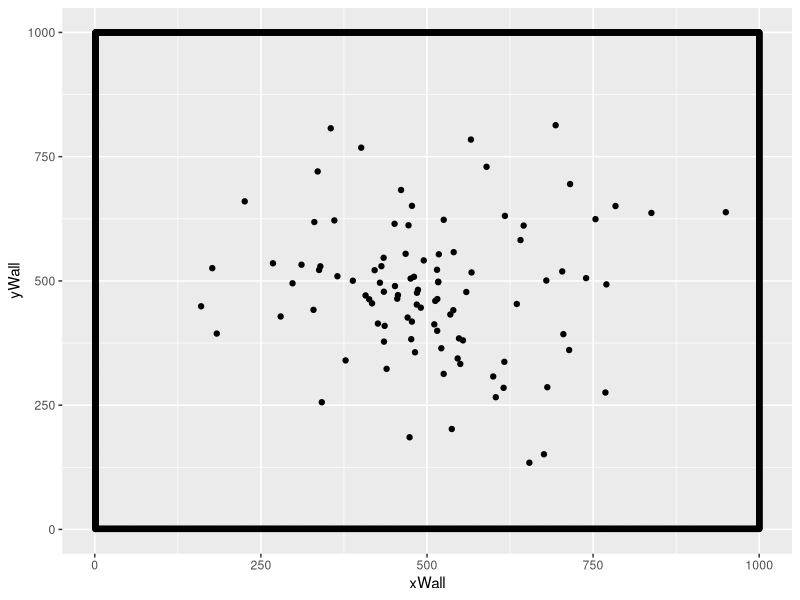
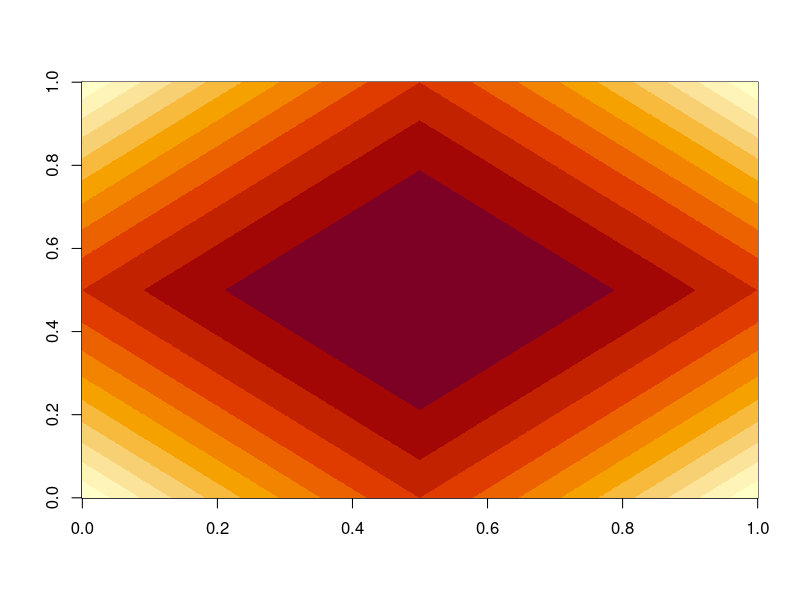
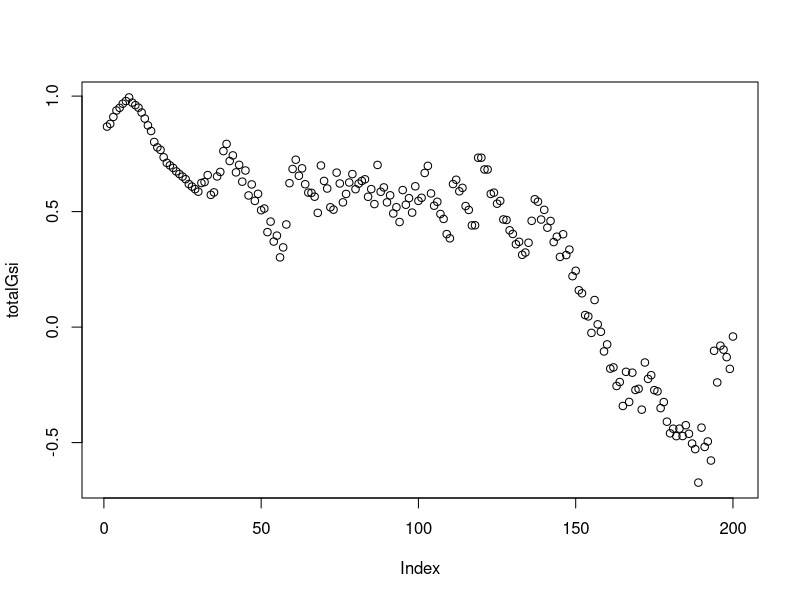
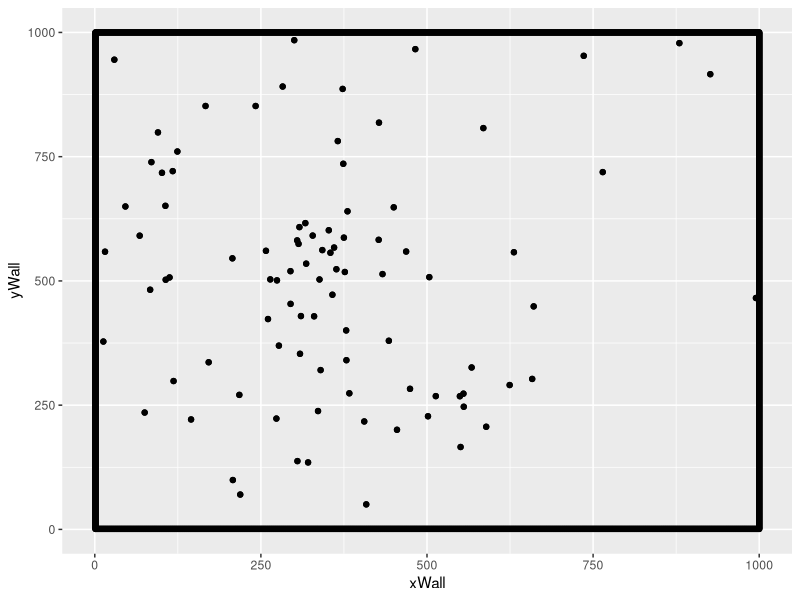

Write the R code that produced these figures, in order.

# The following is a 2D variant of the Reynolds Boid model.
# LIBRARIES:
library(ggplot2)

# ARENA PARAMETERS:
# Set if equal height and width
size <- 1000.0

centerCor <- rep(size/2,2)

xVal <- size
yVal <- size

nIndividuals <- 100 
swarmCohesion <- 0.5
swarmAvoidance <- 0.5
baseMovementRate <- 4
densitySensitivity <- 75
spatialDistribution <- 100
thetaDistribution <- 50
step.iterations <- 200

# Create the arena using the arena.data frame.
create.arena <- function(xLength, yLength) {
  xLimit <- xLength 
  yLimit <- yLength
  
  arena.Data <<- data.frame(
    yWall = rep(1,yLimit),
    xWall = c(1:xLimit),
    xNorthWall = c(1:xLimit),
    yNorthWall = rep(yLimit,yLimit)
  )

  # Creating Arena Borders
  arena <- ggplot(data = arena.Data, aes(x=xWall,y=yWall))
  arena <- arena + geom_point() +  ylim(1,yLimit) + xlim(1,xLimit) + geom_point(aes(xNorthWall,yNorthWall)) + geom_point(aes(rep(1,xLimit),c(1:yLimit))) + geom_point(aes(rep(xLimit,xLimit),c(1:yLimit)))

  return(arena)
}
arenaSim <- create.arena(xVal, yVal)

# Initialize the swarm population using mean values.
initialize.swarm <- function(cohesion, avoidance, spatial.distribution.factor, theta.distribution.factor ,coordinateLocation) {
    arena.Data$index <<- c(1:nIndividuals)
    arena.Data$swarm.cohesion <<- rep(swarmCohesion,nIndividuals)
    arena.Data$swarm.avoidance <<- rep(swarmAvoidance,nIndividuals)
    arena.Data$xPosition <<- rep(NA, xVal)
    arena.Data$yPosition <<- rep(NA, yVal)
    arena.Data$theta <<- rep(NA, xVal)
  
  for(var in 1:nIndividuals) {
    arena.Data$xPosition[var] <<- rnorm(1, mean=coordinateLocation[1], sd=spatial.distribution.factor + 50)
    arena.Data$yPosition[var] <<- rnorm(1, mean=coordinateLocation[2], sd=spatial.distribution.factor + 50)
    arena.Data$theta[var] <<- rnorm(1, mean = 180, sd= theta.distribution.factor + 5)
  }
}

# Display the swarm in the 2D arena.
initialize.swarm(swarmCohesion, swarmAvoidance, spatialDistribution, thetaDistribution, centerCor)

# Function that updates the current arena with the swarm's current location.
display.swarm <- function() {
  return(arenaSim + geom_point(aes(arena.Data$xPosition, arena.Data$yPosition)))
}

arenaSim <- display.swarm()
arenaSim


# Function to determine an individual's sensed density value.
determine.density <- function(senseHeight, senseWidth, locationX, locationY) {

  nTotalPositions <- ((senseHeight * senseWidth) * 4)

  startX <- locationX - senseWidth
  # print(paste("Start x: ", startX))

  endX <- locationX + senseWidth
  # print(paste("End x: ", endX))

  startY <- locationY - senseHeight
  endY <- locationY + senseHeight

  numberOfIndividualsPresent <- 0


  count <- 1
  for(indOne in 1:nIndividuals) {

    if((arena.Data$xPosition[count] <= endX) && (arena.Data$xPosition[count] >= startX)) {

      # print(paste("xposition: ", arena.Data$xPosition[count]))

      if((arena.Data$yPosition[count] <= endY) && (arena.Data$yPosition[count] >= startY)) {
        numberOfIndividualsPresent <- numberOfIndividualsPresent + 1
      }
    }

    count <- count + 1
  }

  # print(paste("Number of indviduals in space: ", numberOfIndividualsPresent))
  # print(paste("total positions: ", nTotalPositions))
  finalDensity <- ((numberOfIndividualsPresent / nTotalPositions)  + (numberOfIndividualsPresent/nIndividuals))
  return(finalDensity)

}

# Determines the density value for each agent in the swarm.
find.Neighbors <- function() {
  count <- 1
  for (var in 1:nIndividuals) {
    result <- determine.density(densitySensitivity,densitySensitivity,arena.Data$xPosition[count], arena.Data$yPosition[count])
    # print(result)
    arena.Data$Density[count] <<- result 
    count <- count + 1
  }
}
find.Neighbors()

densityTotal <- 0
tempDensityArray <- c()

for(var in 1:nIndividuals) {
  densityTotal <- densityTotal + arena.Data$Density[var] 
  tempDensityArray[var] <- arena.Data$Density[var] 
}

meanDensity <- (densityTotal / nIndividuals) 
sdDensity <- (sd(tempDensityArray)) 

# Function used to determine how far from the mean an individuals density score is.
sdDistance <- function(value, mean, sd) {
  temp <- abs(mean - value) %/% sd
  return(temp)
}

# Assign individual density values.
determine.density.distance <- function(mean, sd) {
 for (var in 1:nIndividuals){
   arena.Data$DensityDistance[var] <<- sdDistance(arena.Data$Density[var], mean, sd)
 }
}

determine.density.distance(meanDensity, sdDensity)

# Function for converting degrees to radians, used in computing the new X,Y coor for each agent.
degreeToRadians <- function(angle) {
  return(pi * angle / 180);
} 



# HEATMAP GENERATION
# Assign a value to a location given how far away it is from a given center point. The farther the smaller the value.
assign.location.value <- function(center, currentLocation, distribution.type) {
  rowDiff <- abs(center[1] - currentLocation[1])
  columnDiff <- abs(center[2] - currentLocation[2])
  totalDifference <- rowDiff + columnDiff
  scaledDifference <- 1 - (distribution.type(totalDifference)/distribution.type(center[1] * 2))
  return(scaledDifference)
}
# Distribution of values around the center of the arena.
value.distribution <- function(x) {
  return(x^2)
}
# Generate heat map 
create.heatmap <- function(arena.length, arena.width) {
  centerArena <- c(arena.length/2, arena.width/2)
  arena.heat.map <- matrix(nrow = arena.length, ncol = arena.width)
  for(i in 1:arena.length) {
    for(j in 1:arena.width) {
      currentIndex <- c(i,j)
      arena.heat.map[i,j] <- assign.location.value(centerArena, currentIndex, value.distribution)
    }
  }
  return(arena.heat.map)
}
heat.map <- create.heatmap(xVal,yVal)

# Visualize the heat map
image(heat.map)



# GSI: group stability index
compute.cart.distance  <- function(x1,x2,y1,y2) {
  return(sqrt(((x1-x2)^2) + ((y1-y2)^2)) )
}


calculate.group.distance <- function() {

  groupedDistance <- 0

  for(var in 1:nIndividuals) {

    for(varTwo in 1:nIndividuals) {


       dist <- compute.cart.distance(arena.Data$xPosition[var], arena.Data$xPosition[varTwo], arena.Data$yPosition[var], arena.Data$yPosition[varTwo])

       groupedDistance <- groupedDistance + dist

    }

  }

  return(groupedDistance)
}

calculate.gsi <- function(groupedDistancePrev, groupedDistanceNext) {

  finalGsi <- 1 - (((abs(groupedDistancePrev - groupedDistanceNext)) / 4 ) / (nIndividuals*(nIndividuals-1)/2))

  return(finalGsi)

}




# Computes the next x,y coor for x individual in the swarm based on its density reading.
compute.nextPos <- function(var, simulation) {

  if (simulation == "reynoldsOriginal") {

     if ((arena.Data$DensityDistance[var]) == 0) {
        movementRate <- baseMovementRate/3
    } else if (arena.Data$DensityDistance[var] == 1) {
        movementRate <- baseMovementRate
    } else if (arena.Data$DensityDistance[var] == 2) {
        movementRate <- baseMovementRate + 2
    } else { 
        movementRate <- baseMovementRate + 4
    }
     
    newX = arena.Data$xPosition[var] + (movementRate * cos(degreeToRadians(arena.Data$theta[var])))
    newY = arena.Data$yPosition[var] + (movementRate * sin(degreeToRadians(arena.Data$theta[var])))


    ## Collision with walls
    if((newX >= size) || (newX <= 0)) {
      arena.Data$theta[var] <<- abs(180 - arena.Data$theta[var]) 
      newX = arena.Data$xPosition[var] + (movementRate * cos(degreeToRadians(arena.Data$theta[var])))
    } else {
      newX = arena.Data$xPosition[var] + (movementRate * cos(degreeToRadians(arena.Data$theta[var])))
    } 
  
    if((newY >= size) || (newY <= 0)) {
      arena.Data$theta[var] <<- abs(180 - arena.Data$theta[var]) 
      newY = arena.Data$yPosition[var] + (movementRate * sin(degreeToRadians(arena.Data$theta[var])))
    } else {
      newY = arena.Data$yPosition[var] + (movementRate * sin(degreeToRadians(arena.Data$theta[var])))
    }    

    nextPos <- c(newX, newY)


  } else if (simulation == "reynoldsAsocial") {

    xloc <- arena.Data$xPosition[var]
    ylox <- arena.Data$yPosition[var]

    distCenter <-  compute.cart.distance(arena.Data$xPosition[var], size/2, arena.Data$yPosition[var], size/2)

    if (distCenter < size/4) {
        movementRate <- baseMovementRate/3
    } else if (distCenter > size/4 && distCenter < size/3) {
        movementRate <- baseMovementRate
    } else if (distCenter > size/3 && distCenter < size/2) {
        movementRate <- baseMovementRate + 2
    } else {
        movementRate <- baseMovementRate + 6
    }
     
    newX = arena.Data$xPosition[var] + (movementRate * cos(degreeToRadians(arena.Data$theta[var])))
    newY = arena.Data$yPosition[var] + (movementRate * sin(degreeToRadians(arena.Data$theta[var])))


    ## Collision with walls
    if((newX >= size) || (newX <= 0)) {
      arena.Data$theta[var] <<- abs(180 - arena.Data$theta[var]) 
      newX = arena.Data$xPosition[var] + (movementRate * cos(degreeToRadians(arena.Data$theta[var])))
    } else {
      newX = arena.Data$xPosition[var] + (movementRate * cos(degreeToRadians(arena.Data$theta[var])))
    } 
    ## Collision with walls
    if((newY >= size) || (newY <= 0)) {
      arena.Data$theta[var] <<- abs(180 - arena.Data$theta[var]) 
      newY = arena.Data$yPosition[var] + (movementRate * sin(degreeToRadians(arena.Data$theta[var])))
    } else {
      newY = arena.Data$yPosition[var] + (movementRate * sin(degreeToRadians(arena.Data$theta[var])))
    }    

    nextPos <- c(newX, newY)

    #default to the original Reynolds model
  } else {

    if ((arena.Data$DensityDistance[var]) == 0) {
        movementRate <- baseMovementRate/3
    } else if (arena.Data$DensityDistance[var] == 1) {
        movementRate <- baseMovementRate
    } else if (arena.Data$DensityDistance[var] == 2) {
        movementRate <- baseMovementRate + 2
    } else { 
        movementRate <- baseMovementRate + 4
    }
     
    newX = arena.Data$xPosition[var] + (movementRate * cos(degreeToRadians(arena.Data$theta[var])))
    newY = arena.Data$yPosition[var] + (movementRate * sin(degreeToRadians(arena.Data$theta[var])))


    ## Collision with walls
    if((newX >= size) || (newX <= 0)) {
      arena.Data$theta[var] <<- abs(180 - arena.Data$theta[var]) 
      newX = arena.Data$xPosition[var] + (movementRate * cos(degreeToRadians(arena.Data$theta[var])))
    } else {
      newX = arena.Data$xPosition[var] + (movementRate * cos(degreeToRadians(arena.Data$theta[var])))
    } 
  
    if((newY >= size) || (newY <= 0)) {
      arena.Data$theta[var] <<- abs(180 - arena.Data$theta[var]) 
      newY = arena.Data$yPosition[var] + (movementRate * sin(degreeToRadians(arena.Data$theta[var])))
    } else {
      newY = arena.Data$yPosition[var] + (movementRate * sin(degreeToRadians(arena.Data$theta[var])))
    }    

    nextPos <- c(newX, newY)


  }
   

  return(nextPos)

}


 
# moves each agent in the swarm a fixed distance in a direction based on its theta.
step.swarm <- function(typeSimulation) {



  previousDistTotal <- calculate.group.distance()
  
  for (ind in 1:nIndividuals) {
    # Computes tehe next x,y position for the current individual.

    result <- compute.nextPos(ind, typeSimulation) 
    arena.Data$xPosition[ind] <<- result[1]
    arena.Data$yPosition[ind] <<- result[2]
  }

  nextDistTotal <- calculate.group.distance()

  # Recalculate the sensed denisty value for each agent.
  find.Neighbors()

  

  # Process density data.
  densityTotal <- 0
  tempDensityArray <- c()

  for(var in 1:nIndividuals) {
    densityTotal <- densityTotal + arena.Data$Density[var] 
    tempDensityArray[var] <- arena.Data$Density[var] 
  }

  meanDensity <- (densityTotal / nIndividuals) 
  sdDensity <- (sd(tempDensityArray)) 
  
  # Assign a density distance to each individual.
  determine.density.distance(meanDensity, sdDensity)

  return(calculate.gsi(previousDistTotal, nextDistTotal))


}


# Applys the step function n step.iterations.
run.simulation <- function(typeSim) {
  gsiLog <- c()

  for(run in 1:step.iterations) {
    gsiLog[run] <- step.swarm(typeSim)
  }

  return(gsiLog)

}

totalGsi <- run.simulation("reynoldsAsocial")

plot(totalGsi)

# Display the swarm after running simulation.
arenaSim <- display.swarm()
arenaSim
